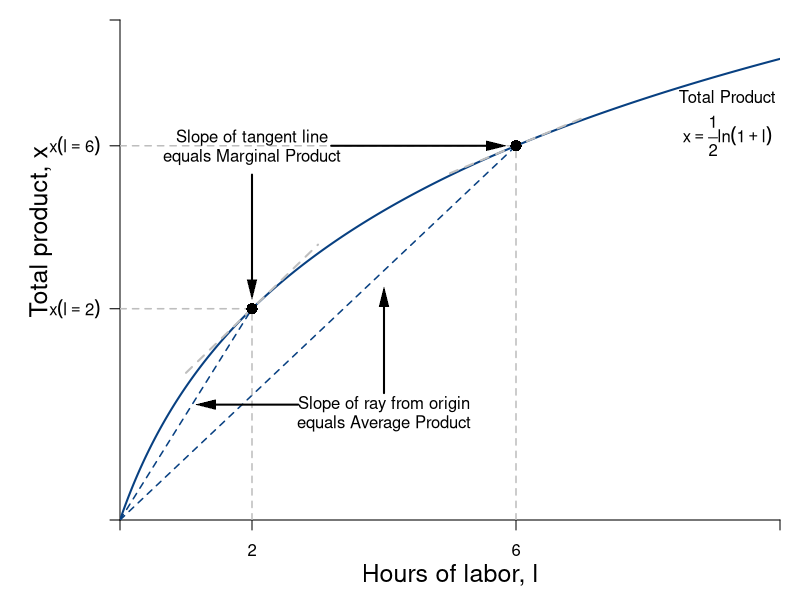

This figure's R source:
require(shape)
pdf(file = "specprodexch/production_drs.pdf", width = 9, height = 7)

#Set parameters for graphics
axislabelsize <- 1.5
graphlinewidth <- 2
segmentlinewidth <- 1.5

COL <- c("#7fc97f", "#beaed4", "#fdc086", "#ffff99", "#386cb0", "#f0027f", "#bf5b17", "#666666")
COLA <- c("#99d8c9","#66c2a4","#41ae76", "#238b45", "#005824")
COLB <- c("#4eb3d3", "#2b8cbe", "#0868ac","#084081")

#Edited the margins to cater for the larger LHS labels
par(mar =  c(4, 6, 1, 1))

#Change this to make it log of l 

prodFn <- function(l, k = 0.5) {
  k*log(l + 1)
}

MprodFn <- function(l, k = 0.5) {
  k*(1/(l + 1))
}

AprodFn <- function(l, k = 0.5) {
  (k*log(l + 1))/l
}

Mpline <- function(l, constant = 0.3181472, slope = 0.125){
  constant + slope*l
}

xlims <- c(0, 10)
ylims <- c(0, 1.3)

npts <- 501 
x <- seq(xlims[1], xlims[2], length.out = npts)
y <- seq(ylims[1], ylims[2], length.out = npts) 
a <- c(13, 15, 17)

plot(1, 0, xlim = xlims, ylim = ylims, type = "n",
     xlab = expression(paste("")),
     ylab = expression(paste("")), 
     xaxt = "n", 
     yaxt = "n", 
     cex.lab = axislabelsize, 
     bty = "n",
     xaxs="i", 
     yaxs="i")

# ticksy <- seq(from = 0, to = ylims[2], by = 0.25)
# ylabels <- seq(from = 0, to = ylims[2], by = 0.25)
# ticksx <- seq(from = 0, to = xlims[2], by = 1)
# xlabels <- seq(from = 0, to = xlims[2], by = 1)
ticksy <- c(0, prodFn(l = 2, k = 0.5), prodFn(l = 6, k = 0.5), ylims[2])
ylabels <- c(NA, expression(paste(x(l == 2))), expression(paste(x(l==6))), NA)
ticksx <- c(0, 2, 6, xlims[2])
xlabels <- c(NA, 2, 6, NA)

axis(1, at = ticksx, pos = 0, labels = xlabels)
axis(2, at = ticksy, pos = 0, labels = ylabels, las = 1)

npts <- 500 
xx1 <- seq(xlims[1], xlims[2], length.out = npts)
xx2 <- seq(0, xlims[2], length.out = npts)
xx3 <- seq(1, 3, length.out = npts)
xx4 <- seq(5, 7, length.out = npts)

lines(xx1, prodFn(xx1, k = 0.5), col = COLB[4], lwd = graphlinewidth)
#lines(xx2, MprodFn(xx1, k = 0.5), col = COLA[1], lwd = graphlinewidth)
#lines(xx1, AprodFn(xx1, k = 0.5), col = COLA[2], lwd = graphlinewidth)
lines(xx3, Mpline(xx3, constant = prodFn(l = 2, k = 0.5) - 2*MprodFn(l = 2, k = 0.5), slope = MprodFn(l = 2, k = 0.5)), col = "gray", lty = 2, lwd = graphlinewidth)
lines(xx4, Mpline(xx4, constant = prodFn(l = 6, k = 0.5) - 6*MprodFn(l = 6, k = 0.5), slope = MprodFn(l = 6, k = 0.5)), col = "gray", lty = 2, lwd = graphlinewidth)
#lines(xx1, indiffA1(xx1, uA = 20, rmax = 2.5, xmax = 10), col = COLB[4], lwd = graphlinewidth)



mtext(expression(paste("Hours of labor, ", l)), side = 1, line = 2.5, cex = axislabelsize)
text(-1.2, 0.75, expression(paste("Total product, ", x)), xpd = TRUE, cex = axislabelsize, srt = 90) 

#segments(4.11765, 6.17647, 5.88, 8.88, lty = 1, col = COL[2] , lwd = graphlinewidth)
#text(7.3, 3, expression("Pareto Efficient"))
#text(7.3, 2.5, expression("Curve"))
#Arrows(7.3, 3.5, 7.3, 6.1, col = "black", lty = 1, lwd = 2, arr.type = "triangle", arr.lwd = 0.5)

segments(0, prodFn(l = 6, k = 0.5), 6, prodFn(l = 6, k = 0.5), lty = 2, col = "gray" , lwd = segmentlinewidth)
segments(6, 0, 6, prodFn(l = 6, k = 0.5), lty = 2, col = "gray" , lwd = segmentlinewidth)
segments(0, 0, 6, prodFn(l = 6, k = 0.5), lty = 2, col = COLB[4] , lwd = segmentlinewidth)
points(6, prodFn(l = 6, k = 0.5), pch = 16, col = "black", cex = 1.5)

segments(0, prodFn(l = 2, k = 0.5), 2, prodFn(l = 2, k = 0.5), lty = 2, col = "gray" , lwd = segmentlinewidth)
segments(2, 0, 2, prodFn(l = 2, k = 0.5), lty = 2, col = "gray" , lwd = segmentlinewidth)
segments(0, 0, 2, prodFn(l = 2, k = 0.5), lty = 2, col = COLB[4] , lwd = segmentlinewidth)
points(2, prodFn(l = 2, k = 0.5), pch = 16, col = "black", cex = 1.5)

#Label the iso-welfare functions for the HG, Aisha
text(9.2, 1.1, expression(paste("Total Product")))
text(9.2, 1, expression(x == frac(1,2)*ln(1 + l)))


#Average Product
text(4, 0.3, expression(paste("Slope of ray from origin")))
text(4, 0.25, expression(paste("equals Average Product")))
Arrows(2.7, 0.3, 1.3, 0.3, col = "black", lty = 1, lwd = 2, arr.type = "triangle", arr.lwd = 0.5)
Arrows(4, 0.33, 4, 0.58, col = "black", lty = 1, lwd = 2, arr.type = "triangle", arr.lwd = 0.5)

#Marginal Product
text(2, prodFn(l = 6, k = 0.5) + 0.02, expression(paste("Slope of tangent line")))
text(2, prodFn(l = 6, k = 0.5) - 0.03, expression(paste("equals Marginal Product")))
Arrows(2, prodFn(l = 6, k = 0.5) - 0.075, 2, prodFn(l = 2, k = 0.5) + 0.05 , col = "black", lty = 1, lwd = 2, arr.type = "triangle", arr.lwd = 0.5)
Arrows(3.2, prodFn(l = 6, k = 0.5), 5.7, prodFn(l = 6, k = 0.5), col = "black", lty = 1, lwd = 2, arr.type = "triangle", arr.lwd = 0.5)



#text(6.6, 8.3, expression(u[4]^A))

#Label the indifference curves for the HG, Betty
# text(7.6, 17, expression(u[1]^B))
# text(6.75, 17, expression(u[2]^B))
# text(6, 17, expression(u[3]^B))
#text(3.4, 6.9, expression(v[4]^B))

#Label mrs function
#text(10, 8, expression(paste(mrs(x,y) == r[max] - frac(r[max], x[max])*x)))
#Arrows(10, 7.5, 10, 5.6, col = "black", lty = 1, lwd = 2, arr.type = "triangle", arr.lwd = 0.5)

#Label satiation
#text(20, 4, expression(paste(x[max] == "Point")))
#text(20, 3, expression(paste("of Satiation")))
#Arrows(20, 2.5, 20, 0.5, col = "black", lty = 1, lwd = 2, arr.type = "triangle", arr.lwd = 0.5)

#Label highest willingness to pay
# text(5, 10.5, expression(paste(r[max] == "Maximum")))
# text(5, 9.5, expression(paste("Willingness to Pay")))
# Arrows(3, 10, 0.5, 10, col = "black", lty = 1, lwd = 2, arr.type = "triangle", arr.lwd = 0.5)


# contour(x, y, 
#         outer(x, y, uA),
#         #labels = c("v1", "v2", "v3"),
#         drawlabels = FALSE,
#         col = COLA[3],
#         #xlab = expression(paste("A's Apples, ", x)),
#         #ylab = expression(paste("A's Oranges, ", y)),
#         #cex.lab = axislabelsize,
#         lwd = graphlinewidth,
#         levels = a, 
#         xaxs="i", 
#         yaxs="i", 
#         add = TRUE)

# segments(0, 6, 6, 6, lty = 2, col = "gray" , lwd = segmentlinewidth)
# segments(6, 0, 6, 6, lty = 2, col = "gray" , lwd = segmentlinewidth)
# points(6, 6, pch = 16, col = "black", cex = 1.5)

# par(new = TRUE)
# 
# #Use the same x and ylims as previously, but with locations switched
# xlims2 <- c(18, 0)
# ylims2 <- c(18, 0)

#Leave the ylab and xlab blank to ensure no axes titles
# plot(0, 0, xlim = xlims2, ylim = ylims2, type = "n",
#      xlab = expression(paste("")),
#      ylab = expression(paste("")),
#      xaxt = "n", 
#      yaxt = "n", 
#      cex.lab = 1.3, 
#      bty = "n",
#      xaxs="i", 
#      yaxs="i")
# 
# 
# lines(xx1, indiffAlow(xx1, uA = 46.08, alpha = 16, beta = 1/24), col = COL[2], lwd = graphlinewidth)


#Set up axes at sides 3 and 4 (top and right)
# axis(side = 3, at = ticksx, pos = 0, labels = xlabels)
# axis(side = 4, at = ticksy, pos = 0, labels = ylabels, las = 0)
# mtext("B's Apples, x", side=3, line = 2.5, cex = axislabelsize)
# text(-0.8, 7, expression(paste("B's Oranges, y")), xpd = TRUE, cex = axislabelsize, srt = 270) 
# 
# #Add arrows:
# arrows(-0.8, 10, -0.8, 14, xpd = TRUE, length=0.1,angle=40,lwd=3)
# arrows(6.2, -1.8, 9, -1.8, xpd = TRUE, length=0.1,angle=40,lwd=3)
# 

#Customize ticks and labels for the plot
#ticksy <- seq(from = 0, to = 15, by = 1)
#ylabels <- seq(from = 0, to = 15, by = 1)
#ticksx <- seq(from = 0, to = 10, by = 1)
#xlabels <- seq(from = 0, to = 10, by = 1)
#axis(1, at = ticksx, pos = 0, labels = xlabels)
#axis(2, at = ticksy, pos = 0, labels = ylabels, las = 0)

dev.off()
